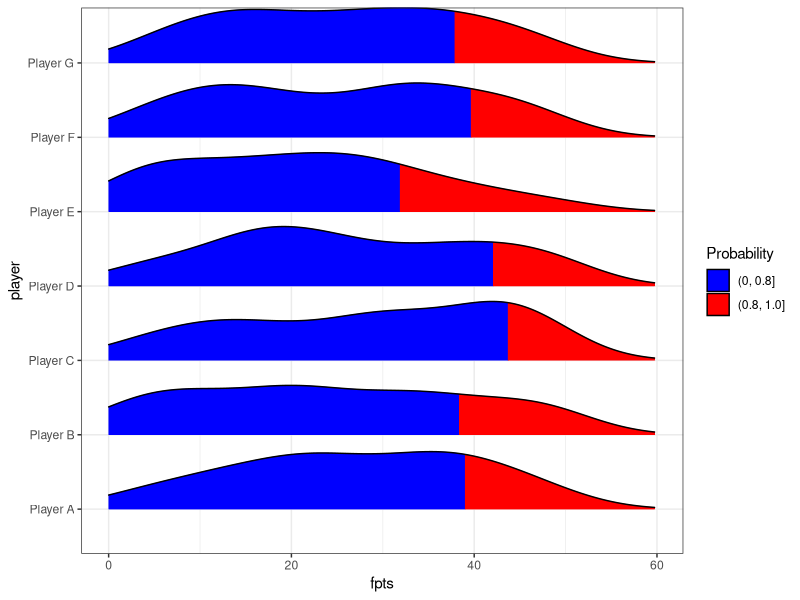
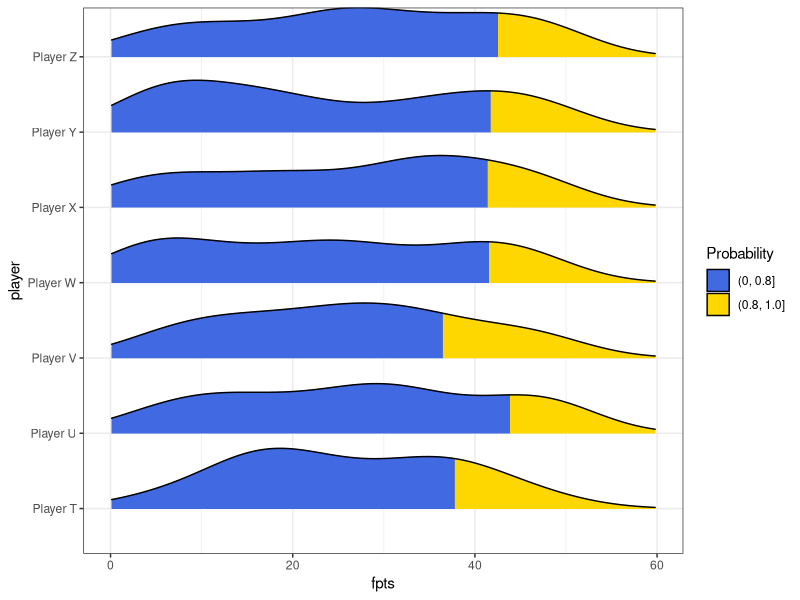
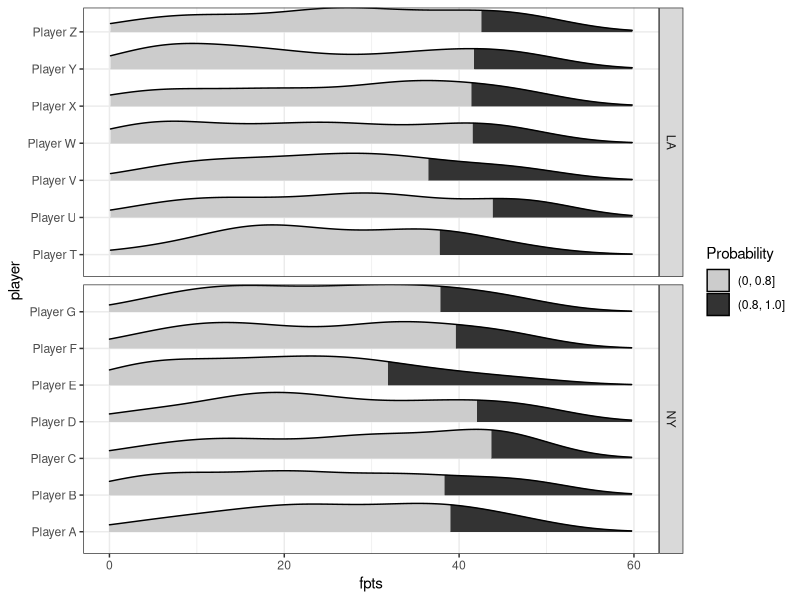

Generate these figures, in order, with R:
## ---- chunk 1
# renv::restore()
## ---- chunk 2
library(tibble)
library(dplyr)
library(stringr)
library(ggplot2)
library(ggridges)
## ---- chunk 3

# change to adjust the maximum possible fantasy point value
fpts_max <- 50 

df <- tibble::tibble(
  # create list of player names
  player = rep(c(
    stringr::str_c("Player", " ", LETTERS[1:7]),
    stringr::str_c("Player", " ", LETTERS[20:26])
  ), 3 * 17),
  # Assign Players A:G to NY and T:Z to LA
  team = rep(c(rep("NY", 7), rep("LA", 7)), 3 * 17),
  # years 2020 to 2022
  year = c(rep(2020, 14 * 17), rep(2021, 14 * 17), rep(2022, 14 * 17)),
  # weeks 1 to 17 for each year, all the repetition and sorting is needed to make sure each player has the right set of week*year combinations
  week = c(rep(sort(rep(
    1:17, 14
  )), 3)),
  # used the simple assumption of a uniform distribution
  # rounded to two decimal places
  fpts = round(runif(14*3*17, min = 1, max = fpts_max), digits = 2
))
## ---- chunk 4
fpts_actual_max <- max(df$fpts)

# NY plot
df %>% dplyr::filter(team == "NY") %>% 
  ggplot2::ggplot(., aes(x = fpts, y = player, fill = factor(ggplot2::after_stat(quantile)))) +
  ggridges::stat_density_ridges(
    geom = "density_ridges_gradient",
    calc_ecdf = TRUE,
    quantiles = 0.8,
    scale = 0.8) +
  ggplot2::scale_fill_manual(name = "Probability", values = c("blue", "red"), labels = c("(0, 0.8]", "(0.8, 1.0]")) +
  # xlim controls the max on your axis for both plots since it uses the same constant in both calls
  ggplot2::xlim(0, fpts_actual_max + 10) +
  ggplot2::theme_bw()

# LA plot
df %>% dplyr::filter(team == "LA") %>% 
  ggplot2::ggplot(., aes(x = fpts, y = player, fill = factor(ggplot2::after_stat(quantile)))) +
  ggridges::stat_density_ridges(
    geom = "density_ridges_gradient",
    calc_ecdf = TRUE,
    quantiles = 0.8,
    scale = 0.8) +
  ggplot2::scale_fill_manual(name = "Probability", values = c("royalblue", "gold"), labels = c("(0, 0.8]", "(0.8, 1.0]")) +
    # xlim controls the max on your axis for both plots since it uses the same constant in both calls
  ggplot2::xlim(0, fpts_actual_max + 10) +
  ggplot2::theme_bw()
## ---- chunk 5

fpts_actual_max <- max(df$fpts)
  
# plot the figure
df %>% 
  ggplot2::ggplot(., aes(x = fpts, y = player, fill = factor(ggplot2::after_stat(quantile)))) +
  ggridges::stat_density_ridges(
    geom = "density_ridges_gradient",
    calc_ecdf = TRUE,
    quantiles = 0.8,
    scale = 0.8) +
  ggplot2::scale_fill_manual(name = "Probability", 
                             values = c("grey80", "grey20"), labels = c("(0, 0.8]", "(0.8, 1.0]")) +
  # xlim controls the max on your axis for both plots since it uses the same constant in both calls
  ggplot2::xlim(0, fpts_actual_max + 10) +
  ggplot2::facet_grid(rows = vars(team), scales = "free_y") +
  ggplot2::theme_bw()
